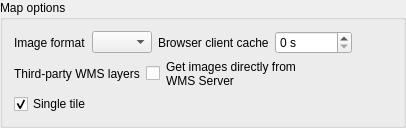
                       <widget class="QgsCollapsibleGroupBox" name="mGroupBox_4">
                        <property name="title">
                         <string>Map options</string>
                        </property>
                        <layout class="QVBoxLayout" name="verticalLayout_25">
                         <item>
                          <layout class="QHBoxLayout" name="horizontalLayout_8">
                           <item>
                            <widget class="QLabel" name="label_9">
                             <property name="text">
                              <string>Image format</string>
                             </property>
                            </widget>
                           </item>
                           <item>
                            <widget class="QComboBox" name="liImageFormat">
                             <property name="maximumSize">
                              <size>
                               <width>60</width>
                               <height>16777215</height>
                              </size>
                             </property>
                            </widget>
                           </item>
                           <item>
                            <widget class="QLabel" name="label_18">
                             <property name="text">
                              <string>Browser client cache</string>
                             </property>
                             <property name="wordWrap">
                              <bool>true</bool>
                             </property>
                            </widget>
                           </item>
                           <item>
                            <widget class="QSpinBox" name="inClientCacheExpiration">
                             <property name="suffix">
                              <string> s</string>
                             </property>
                             <property name="maximum">
                              <number>2592000</number>
                             </property>
                            </widget>
                           </item>
                           <item>
                            <spacer name="horizontalSpacer_25">
                             <property name="orientation">
                              <enum>Qt::Horizontal</enum>
                             </property>
                             <property name="sizeHint" stdset="0">
                              <size>
                               <width>40</width>
                               <height>20</height>
                              </size>
                             </property>
                            </spacer>
                           </item>
                          </layout>
                         </item>
                         <item>
                          <layout class="QHBoxLayout" name="horizontalLayout_25">
                           <item>
                            <widget class="QLabel" name="label_56">
                             <property name="font">
                              <font>
                               <weight>50</weight>
                               <bold>false</bold>
                              </font>
                             </property>
                             <property name="text">
                              <string>Third-party WMS layers</string>
                             </property>
                             <property name="wordWrap">
                              <bool>true</bool>
                             </property>
                            </widget>
                           </item>
                           <item>
                            <widget class="QCheckBox" name="cbExternalWms">
                             <property name="text">
                              <string/>
                             </property>
                            </widget>
                           </item>
                           <item>
                            <widget class="QLabel" name="label_59">
                             <property name="text">
                              <string>Get images directly from WMS Server</string>
                             </property>
                             <property name="wordWrap">
                              <bool>true</bool>
                             </property>
                            </widget>
                           </item>
                           <item>
                            <spacer name="horizontalSpacer_34">
                             <property name="orientation">
                              <enum>Qt::Horizontal</enum>
                             </property>
                             <property name="sizeHint" stdset="0">
                              <size>
                               <width>40</width>
                               <height>20</height>
                              </size>
                             </property>
                            </spacer>
                           </item>
                          </layout>
                         </item>
                         <item>
                          <widget class="QCheckBox" name="cbSingleTile">
                           <property name="toolTip">
                            <string>If Lizmap must call this layer as a single tile. This is incompatible with server tile cache.</string>
                           </property>
                           <property name="text">
                            <string>Single tile</string>
                           </property>
                           <property name="checked">
                            <bool>true</bool>
                           </property>
                          </widget>
                         </item>
                        </layout>
                       </widget>
